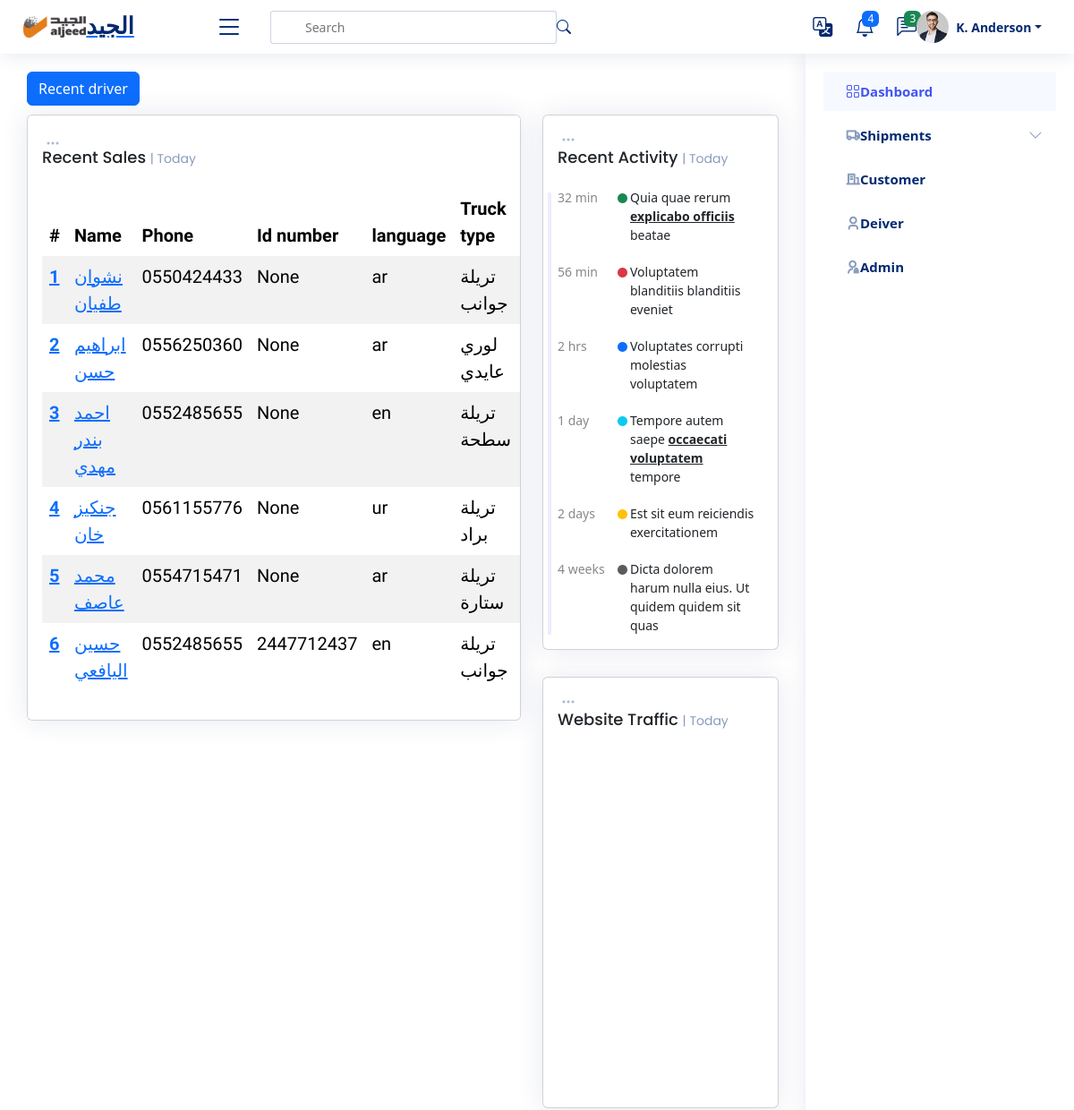
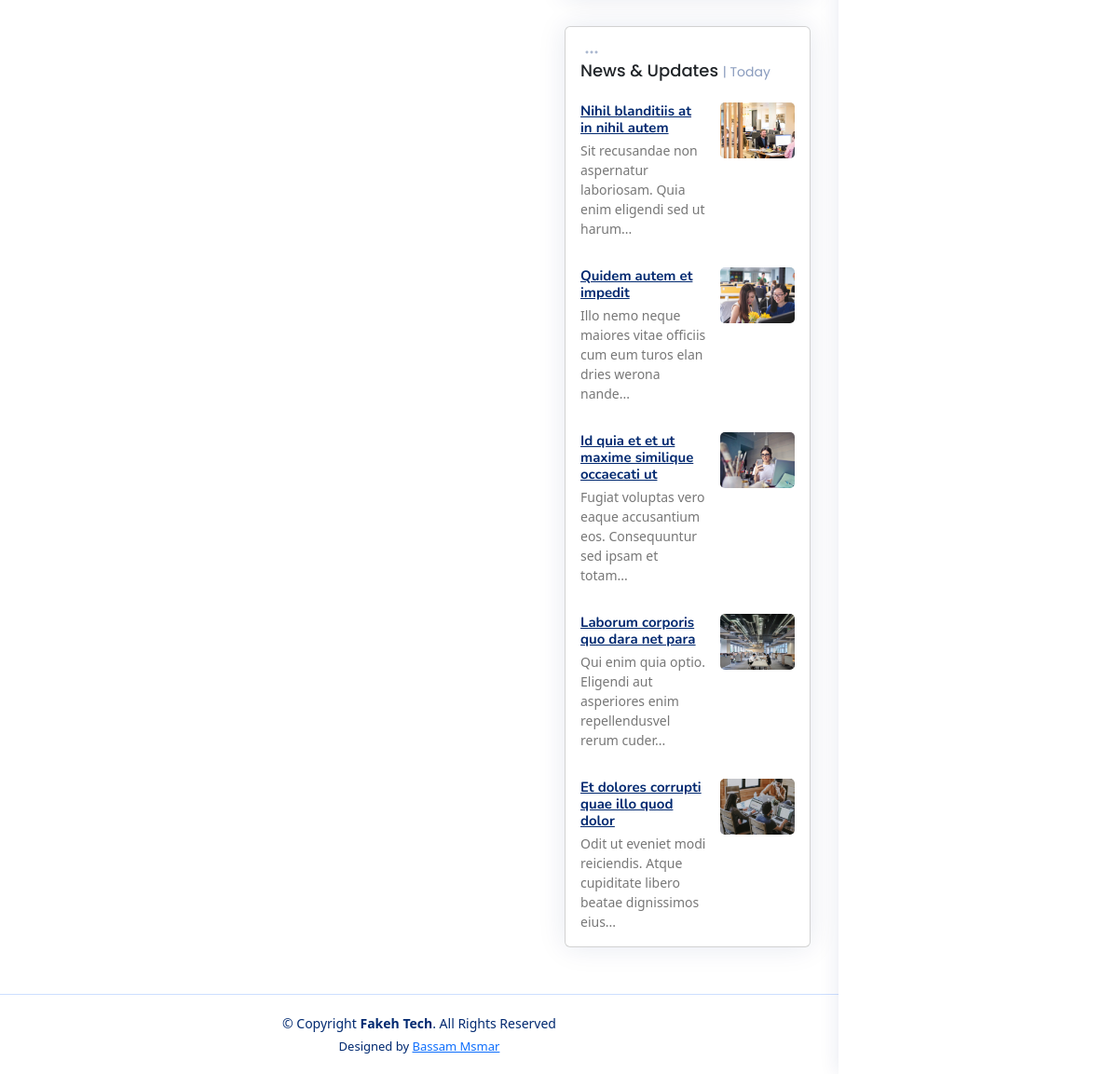
/driver/, run on the app's committed database (2 pictures, top to bottom).
### settings/models.py (models this page shows, shortened)
class Company(models.Model):
    name = models.CharField(_("Company Name"), max_length=100)
    logo = models.ImageField(_("Company Logo"), upload_to='company')
    cover = models.ImageField(_("Company Cover"), upload_to='company', null=True, blank=True)
    subtitle = models.TextField(_("Subtitle"), max_length=500)
    facebool_link = models.URLField(_("Facebool_link"), max_length=200, null=True, blank=True)
    twitter_link = models.URLField(_("Twitter_link"), max_length=200, null=True, blank=True)
    youtube_link = models.URLField(_("Youtube_link"), max_length=200, null=True, blank=True)
    phone = models.IntegerField(_("Company Phone"), null=True, blank=True)
    email = models.EmailField(_("Company Email"), max_length=500, null=True, blank=True)
    address = models.TextField(_("Company Address"), max_length=500, null=True, blank=True)
    android_app = models.URLField(_("Android app"), max_length=200, null=True, blank=True)
    ios_app = models.URLField(_("ios app"), max_length=200, null=True, blank=True)
    call_us = models.IntegerField(_("call us"), null=True, blank=True)
    email_us = models.EmailField(_("email us"), max_length=100, null=True, blank=True)

### drivers/models.py (models this page shows, shortened)
class Driver(models.Model):
    name = models.CharField(_("Driver Name"), max_length=120)
    phone = models.CharField(_("Driver Phone"), max_length=120)
    id_number = models.CharField(_("Driver Id Number"), max_length=10, null=True, blank=True)
    language = models.CharField(_("Driver Language"),  max_length=120, choices=LANGUAHE, null=True, blank=True)
    truck_type =models.CharField(_("Truck Type"), max_length=120, choices=TRUCK_TYPE, null=True, blank=True)
    rate = models.IntegerField(_("Rate"), null=True, blank=True)

### drivers/views.py (the view)
# urls.py: path('', DriverList.as_view(), name='driver_list'),
class DriverList(ListView):
    model = Driver

### templates/drivers/driver_list.html (shortened to what this page needs)
{% extends 'base.html' %}
{% load static %}
{% load i18n %}
{% block body %}
<main id="main" class="main">
    <div class="pagetitle">
        <a href="{% url 'driver_create' %}"><button type="button" class="btn btn-primary">{% translate "Recent driver" %}</button></a>
      </div>
    <section class="section dashboard">
        <div class="row">
            <div class="col-lg-8">
                <div class="row">
                    <div class="col-12">
                        <div class="card recent-sales overflow-auto">
                            <div class="filter">
                                <a class="icon" href="#" data-bs-toggle="dropdown"><i class="bi bi-three-dots"></i></a>
                            </div>
                            <div class="card-body">
                                <h5 class="card-title">Recent Sales <span>| Today</span></h5>
                                <table class="table table-borderless datatable table-striped table-hover">
                                    <thead>
                                        <tr>
                                            <th scope="col">#</th>
                                            <th scope="col">Name</th>
                                            <th scope="col">Phone</th>
                                            <th scope="col">Id number</th>
                                            <th scope="col">language</th>
                                            <th scope="col">Truck type</th>
                                            <th scope="col">Rate</th>
                                        </tr>
                                    </thead>
                                    <tbody>
                                        {% for driver in driver_list %}
                                        <tr>
                                            <th scope="row"><a href="#">{{ driver.id }}</a></th>
                                            <td><a href="#">{{ driver.name }}</a></td>
                                            <td>{{ driver.phone}}</td>
                                            <td>{{ driver.id_number }}</td>
                                            <td>{{ driver.language }} </td>
                                            <td>{{ driver.truck_type }}</td>
                                            <td>{{ driver.rate}}</td>
                                        </tr>
                                        {% endfor %}
                                    </tbody>
                                </table>
                            </div>
                        </div>
                    </div>
                </div>
            </div>
            <div class="col-lg-4">
                <div class="card">
                    <div class="filter">
                        <a class="icon" href="#" data-bs-toggle="dropdown"><i class="bi bi-three-dots"></i></a>
                    </div>
                    <div class="card-body">
                        <h5 class="card-title">Recent Activity <span>| Today</span></h5>
                        <div class="activity">
                            <div class="activity-item d-flex">
                                <div class="activite-label">32 min</div>
                                <i class='bi bi-circle-fill activity-badge text-success align-self-start'></i>
                                <div class="activity-content">
                                    Quia quae rerum <a href="#" class="fw-bold text-dark">explicabo officiis</a> beatae
                                </div>
                            </div>
                            <div class="activity-item d-flex">
                                <div class="activite-label">56 min</div>
                                <i class='bi bi-circle-fill activity-badge text-danger align-self-start'></i>
                                <div class="activity-content">
                                    Voluptatem blanditiis blanditiis eveniet
                                </div>
                            </div>
                            <div class="activity-item d-flex">
                                <div class="activite-label">2 hrs</div>
                                <i class='bi bi-circle-fill activity-badge text-primary align-self-start'></i>
                                <div class="activity-content">
                                    Voluptates corrupti molestias voluptatem
                                </div>
                            </div>
                            <div class="activity-item d-flex">
                                <div class="activite-label">1 day</div>
                                <i class='bi bi-circle-fill activity-badge text-info align-self-start'></i>
                                <div class="activity-content">
                                    Tempore autem saepe <a href="#" class="fw-bold text-dark">occaecati voluptatem</a>
                                    tempore
                                </div>
                            </div>
                            <div class="activity-item d-flex">
                                <div class="activite-label">2 days</div>
                                <i class='bi bi-circle-fill activity-badge text-warning align-self-start'></i>
                                <div class="activity-content">
                                    Est sit eum reiciendis exercitationem
                                </div>
                            </div>
                            <div class="activity-item d-flex">
                                <div class="activite-label">4 weeks</div>
                                <i class='bi bi-circle-fill activity-badge text-muted align-self-start'></i>
                                <div class="activity-content">
                                    Dicta dolorem harum nulla eius. Ut quidem quidem sit quas
                                </div>
                            </div>
                        </div>
                    </div>
                </div>
                <div class="card">
                    <div class="filter">
                        <a class="icon" href="#" data-bs-toggle="dropdown"><i class="bi bi-three-dots"></i></a>
                    </div>
                    <div class="card-body pb-0">
                        <h5 class="card-title">Website Traffic <span>| Today</span></h5>
                        <div id="trafficChart" style="min-height: 400px;" class="echart"></div>
                    </div>
                </div>
                <div class="card">
                    <div class="filter">
                        <a class="icon" href="#" data-bs-toggle="dropdown"><i class="bi bi-three-dots"></i></a>
                    </div>
                    <div class="card-body pb-0">
                        <h5 class="card-title">News &amp; Updates <span>| Today</span></h5>
                        <div class="news">
                            <div class="post-item clearfix">
                                <img src="assets/img/news-1.jpg" alt="">
                                <h4><a href="#">Nihil blanditiis at in nihil autem</a></h4>
                                <p>Sit recusandae non aspernatur laboriosam. Quia enim eligendi sed ut harum...</p>
                            </div>
                            <div class="post-item clearfix">
                                <img src="assets/img/news-2.jpg" alt="">
                                <h4><a href="#">Quidem autem et impedit</a></h4>
                                <p>Illo nemo neque maiores vitae officiis cum eum turos elan dries werona nande...</p>
                            </div>
                            <div class="post-item clearfix">
                                <img src="assets/img/news-3.jpg" alt="">
                                <h4><a href="#">Id quia et et ut maxime similique occaecati ut</a></h4>
                                <p>Fugiat voluptas vero eaque accusantium eos. Consequuntur sed ipsam et totam...</p>
                            </div>
                            <div class="post-item clearfix">
                                <img src="assets/img/news-4.jpg" alt="">
                                <h4><a href="#">Laborum corporis quo dara net para</a></h4>
                                <p>Qui enim quia optio. Eligendi aut asperiores enim repellendusvel rerum cuder...</p>
                            </div>
                            <div class="post-item clearfix">
                                <img src="assets/img/news-5.jpg" alt="">
                                <h4><a href="#">Et dolores corrupti quae illo quod dolor</a></h4>
                                <p>Odit ut eveniet modi reiciendis. Atque cupiditate libero beatae dignissimos eius...
                                </p>
                            </div>
                        </div>
                    </div>
                </div>
            </div>
        </div>
    </section>
</main>
{% endblock %}

### templates/base.html (shortened to what this page needs)
{% load static %}
{% load i18n %}
{% get_current_language as LANGUAGE_CODE %}
<!DOCTYPE html>
<html lang="en"  {% if LANGUAGE_CODE == 'ar' %} dir="rtl" {% endif %} >
<head>
  <link rel="stylesheet" href="{% static 'ar/css/style.css' %} ">
  {% if LANGUAGE_CODE == 'en' %}
    <link href="{% static 'en/vendor/bootstrap/css/bootstrap.min.css' %} " rel="stylesheet">
    <link href="{% static 'en/vendor/bootstrap-icons/bootstrap-icons.css' %} " rel="stylesheet">
    <link href="{% static 'en/vendor/boxicons/css/boxicons.min.css' %} " rel="stylesheet">
    <link href="{% static 'en/vendor/quill/quill.snow.css' %} " rel="stylesheet">
    <link href="{% static 'en/vendor/quill/quill.bubble.css' %} " rel="stylesheet">
    <link href="{% static 'en/vendor/remixicon/remixicon.css' %} " rel="stylesheet">
    <link href="{% static 'en/vendor/simple-datatables/style.css' %} " rel="stylesheet">
  {% endif %}
</head>
<body>
  <header id="header" class="header fixed-top d-flex align-items-center">
    <div class="d-flex align-items-center justify-content-between">
      <a href="/" class="logo d-flex align-items-center">
        <img src="{{ company_data.logo.url }} " alt="">
        <span class="d-none d-lg-block">{{ company_data.name }}</span>
      </a>
      <i class="bi bi-list toggle-sidebar-btn"></i>
    </div>
    <div class="search-bar">
      <form class="search-form d-flex align-items-center" method="POST" action="#">
        <input type="text" name="query" placeholder="Search" title="Enter search keyword">
        <button type="submit" title="Search"><i class="bi bi-search"></i></button>
      </form>
    </div>
    <nav class="header-nav ms-auto">
      <ul class="d-flex align-items-center">
        <li class="nav-item dropdown">
          <a class="nav-link nav-icon" href="#" data-bs-toggle="dropdown">
            <i class="bi bi-translate"></i>
          </a>
                {% get_current_language as LANGUAGE_CODE %}
                {% get_available_languages as LANGUAGES %}
                {% get_language_info_list for LANGUAGES as languages %}
        </li>
        <li class="nav-item dropdown">
          <a class="nav-link nav-icon" href="#" data-bs-toggle="dropdown">
            <i class="bi bi-bell"></i>
            <span class="badge bg-primary badge-number">4</span>
          </a>
        </li>
        <li class="nav-item dropdown">
          <a class="nav-link nav-icon" href="#" data-bs-toggle="dropdown">
            <i class="bi bi-chat-left-text"></i>
            <span class="badge bg-success badge-number">3</span>
          </a>
        </li>
        <li class="nav-item dropdown pe-3">
          <a class="nav-link nav-profile d-flex align-items-center pe-0" href="#" data-bs-toggle="dropdown">
            <img src="assets/img/profile-img.jpg" alt="Profile" class="rounded-circle">
            <span class="d-none d-md-block dropdown-toggle ps-2">K. Anderson</span>
          </a>
        </li>
      </ul>
    </nav>
  </header>
  <aside id="sidebar" class="sidebar">
    <ul class="sidebar-nav" id="sidebar-nav">
      <li class="nav-item">
        <a class="nav-link " href="/">
          <i class="bi bi-grid"></i>
          <span>{% translate "Dashboard" %}</span>
        </a>
      </li>
         <li class="nav-item">
        <a class="nav-link collapsed" data-bs-target="#forms-nav" data-bs-toggle="collapse" href="/shipment">
          <i class="ri-truck-line"></i><span>{% translate "Shipments" %}</span><i class="bi bi-chevron-down ms-auto"></i>
        </a>
      </li>
      <li class="nav-item">
        <a class="nav-link collapsed" href="/customer">
          <i class="ri-building-line"></i>
          <span>{% translate "Customer" %}</span>
        </a>
      </li>
      <li class="nav-item">
        <a class="nav-link collapsed" href="/driver">
          <i class="ri-user-3-line"></i>
          <span>{% translate "Deiver" %}</span>
        </a>
      </li>
      <li class="nav-item">
        <a class="nav-link collapsed" href="/admin">
          <i class="ri-admin-line"></i>
          <span>{% translate "Admin" %}</span>
        </a>
      </li>
    </ul>
  </aside>
  {% block body %}
  {% endblock %}
  <footer id="footer" class="footer">
    <div class="copyright">
      &copy; Copyright <strong><span>Fakeh Tech</span></strong>. All Rights Reserved
    </div>
    <div class="credits">
      Designed by <a href="">Bassam Msmar</a>
    </div>
  </footer>
</body>
</html>

### data on the page
Company: logo (picture), name "الجيد"
Driver: id "1", name "نشوان طفيان", phone "0550424433", id_number "None", language "ar", truck_type "تريلة جوانب"
Driver: id "2", name "ابراهيم حسن", phone "0556250360", id_number "None", language "ar", truck_type "لوري عايدي"
Driver: id "3", name "احمد بندر مهدي", phone "0552485655", id_number "None", language "en", truck_type "تريلة سطحة"
Driver: id "4", name "جنكيز خان", phone "0561155776", id_number "None", language "ur", truck_type "تريلة براد"
Driver: id "5", name "محمد عاصف", phone "0554715471", id_number "None", language "ar", truck_type "تريلة ستارة"
Driver: id "6", name "حسين اليافعي", phone "0552485655", id_number "2447712437", language "en", truck_type "تريلة جوانب"
